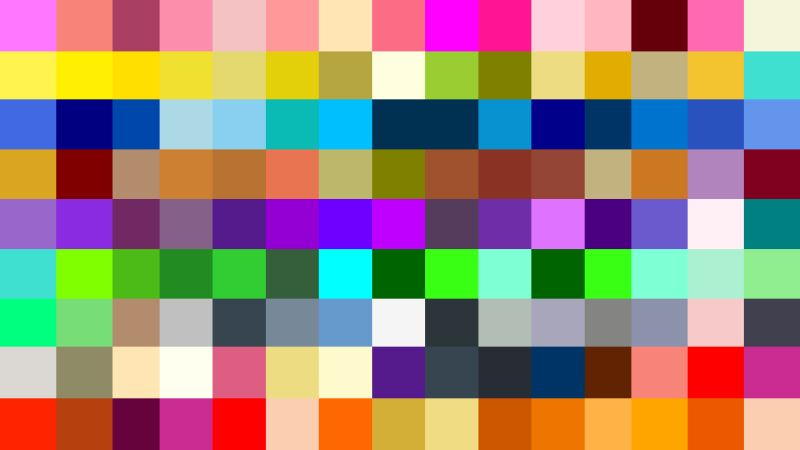
#> input picture images/image001.jpg, 800 x 450 px
$ python test.py
#> lines starting #> are read from the running program, lines starting #| are printed output that depends on the picture
import numpy as np
import cv2 as cv
img = cv.imread('images/image001.jpg')
#> img is the input picture: shape (450, 800, 3); mean B, G, R 121.9, 133.9, 154.7

blurred = cv.GaussianBlur(img, (105, 105), 0)
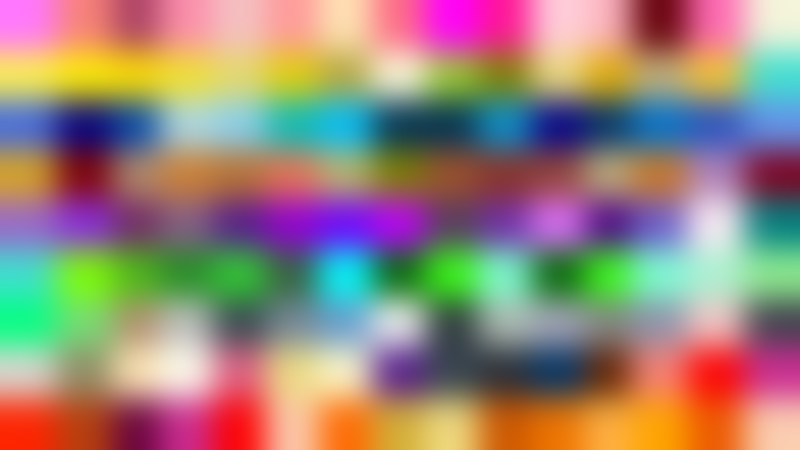
#> blurred: shape (450, 800, 3); mean B, G, R 121.9, 133.9, 154.7
#blurred = cv.medianBlur(img,15)

#cv.imshow("blurred", blurred)


Z = blurred.reshape((-1,3))
# convert to np.float32
Z = np.float32(Z)
# define criteria, number of clusters(K) and apply kmeans()
criteria = (cv.TERM_CRITERIA_EPS + cv.TERM_CRITERIA_MAX_ITER, 10, 1.0)
K = 2
ret,label,center=cv.kmeans(Z,K,None,criteria,10,cv.KMEANS_RANDOM_CENTERS)
#> ret = 2.65e+09; center = [[125.8, 153.8, 211.5], [118.1, 114.4, 99.27]]
# Now convert back into uint8, and make original image
center = np.uint8(center)
#> center = [[125, 153, 211], [118, 114, 99]]
print(center)
#| [[125 153 211]
#|  [118 114  99]]
res = center[label.flatten()]
res2 = res.reshape((img.shape))
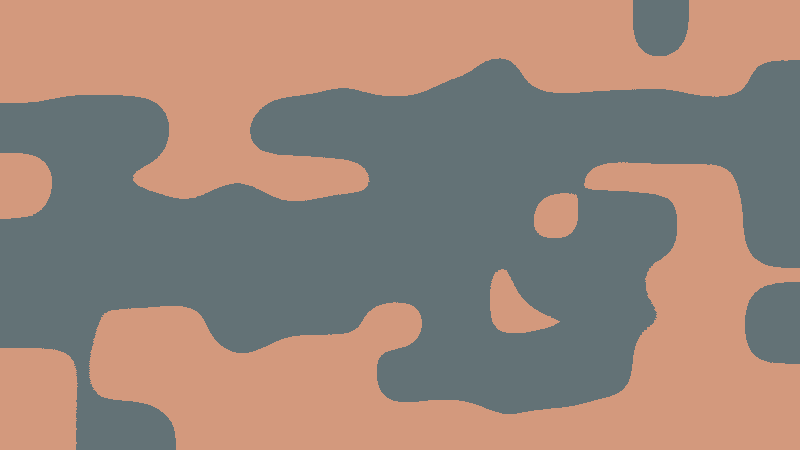
#> res2: shape (450, 800, 3); mean B, G, R 121.5, 133.3, 154.3
cv.imshow('res2',res2)
cv.waitKey(0)
cv.destroyAllWindows()

$ run again, with images/image002.jpg copied over images/image001.jpg
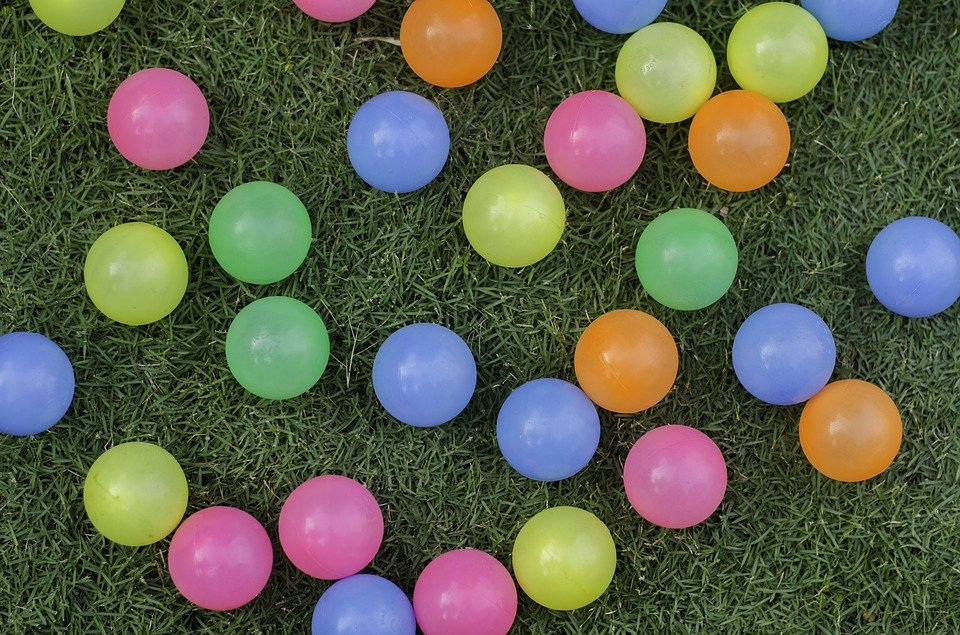
#> input picture images/image002.jpg, 960 x 635 px
#> img is the input picture: shape (635, 960, 3); mean B, G, R 73.5, 93.7, 90.8
#> `blurred = cv.GaussianBlur(img, (105, 105), 0)`:
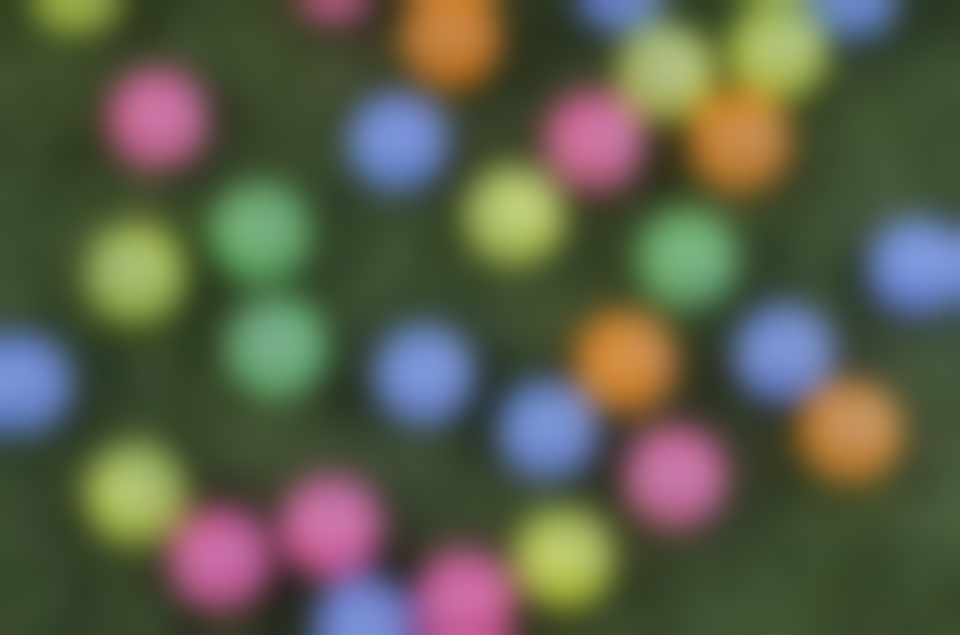
#> blurred: shape (635, 960, 3); mean B, G, R 73.5, 93.8, 90.8
#> `ret,label,center=cv.kmeans(Z,K,None,criteria,10,cv.KMEANS_RANDOM_CENTE..`: ret = 1.15e+09; center = [[119, 128.8, 140.4], [51.3, 76.67, 66.56]]
#> `center = np.uint8(center)`: center = [[118, 128, 140], [51, 76, 66]]
#| [[118 128 140]
#|  [ 51  76  66]]
#> `res2 = res.reshape((img.shape))`:
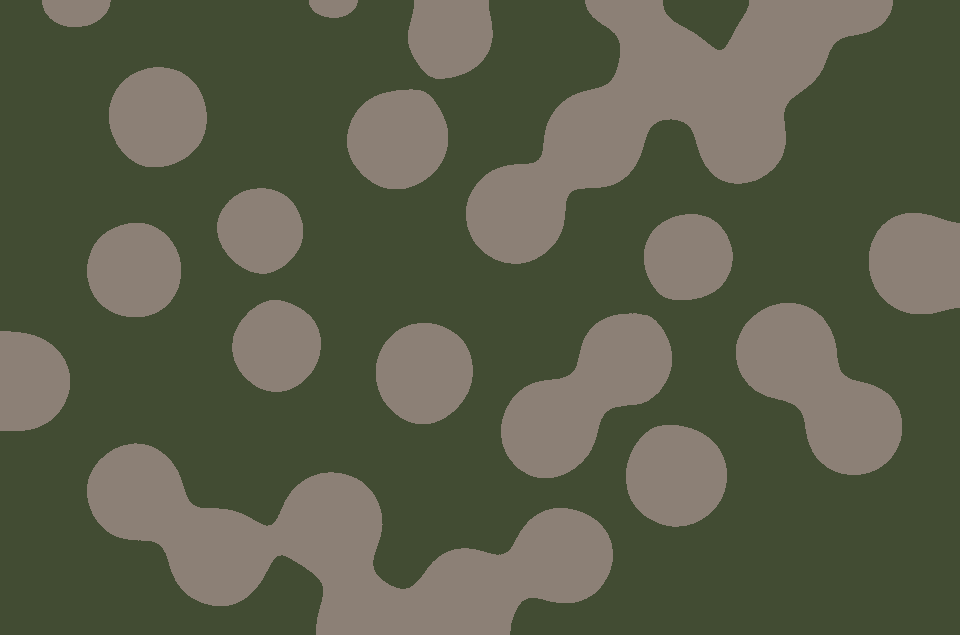
#> res2: shape (635, 960, 3); mean B, G, R 73, 93, 90.3
